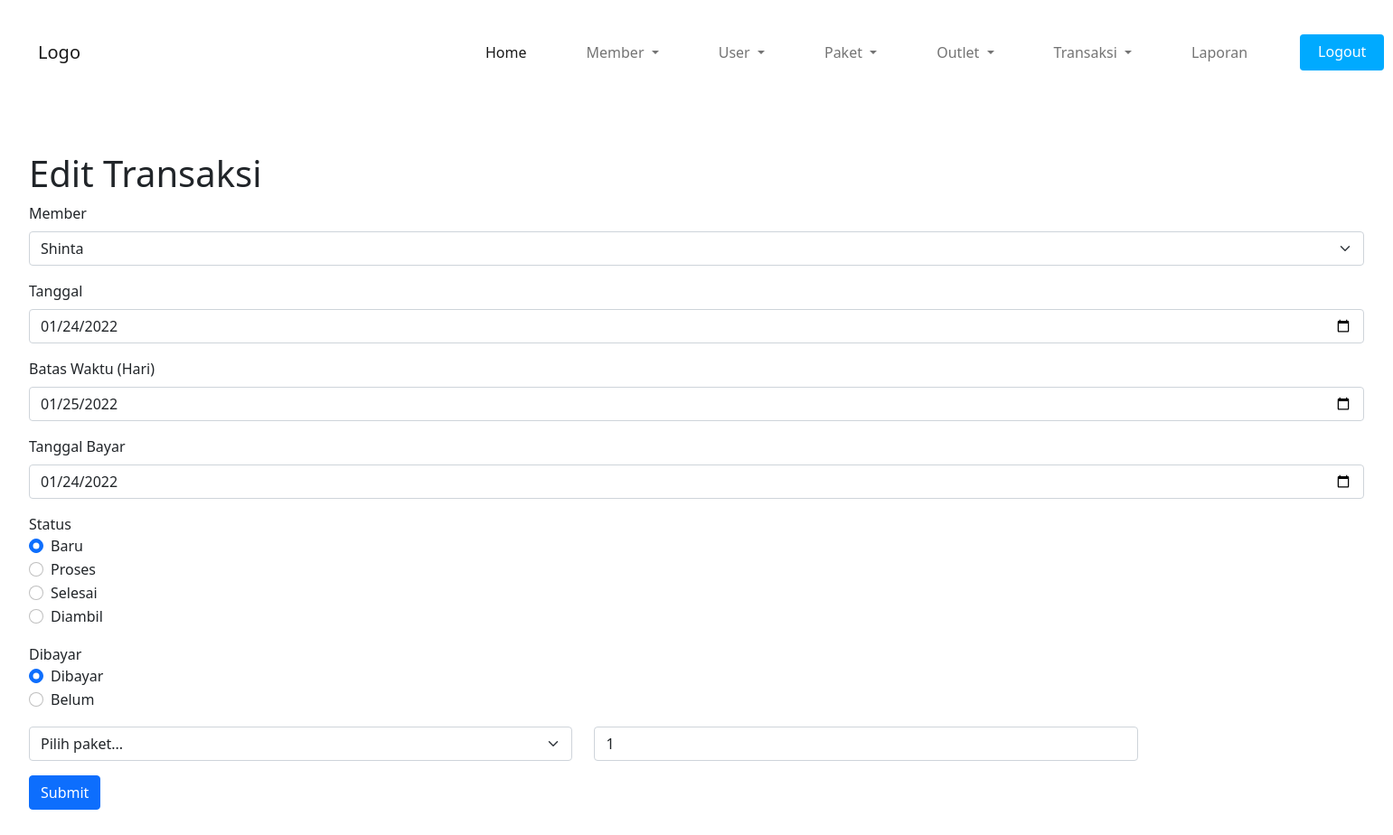
The page /transaksi/ubah.php?id=7 (signed in) on the database its author committed.
### tables this page shows
CREATE TABLE `transaksi` (
  `id` int(11) NOT NULL,
  `id_member` int(11) NOT NULL,
  `tgl` date NOT NULL,
  `batas_waktu` date NOT NULL,
  `tgl_bayar` date NOT NULL,
  `status` enum('Baru','Proses','Selesai','Diambil') NOT NULL,
  `dibayar` enum('Dibayar','Belum') NOT NULL,
  `id_user` int(11) NOT NULL
);

CREATE TABLE `detail_transaksi` (
  `id_detail` int(11) NOT NULL,
  `id_transaksi` int(11) NOT NULL,
  `id_paket` int(11) NOT NULL,
  `qty` int(11) NOT NULL
);

### utility/utils.php (called while the page is built, shortened)
<?php
function titleize($name) {
	return ucwords(str_replace("_", " ", $name));
}
?>

### transaksi/ubah.php (the view, shortened to what this page needs)
<?php
require_once "../utility/utils.php";
require_once "../koneksi.php";
require_once "../commponen/bootstrap.php";
require_once "../commponen/navbar.php";
require_once "utility.php";
if ($_GET) {
	$id = $_GET["id"];
	$query_transaksi = mysqli_query($conn, "SELECT * FROM `transaksi` WHERE id = $id");
	$query_detail_transaksi = mysqli_query($conn, "SELECT * FROM `detail_transaksi` WHERE id_transaksi = $id");
	$data_transaksi = mysqli_fetch_assoc($query_transaksi);
	$data_detail_transaksi = mysqli_fetch_all($query_detail_transaksi, MYSQLI_ASSOC);
	$id_member = $data_transaksi["id_member"];
	$tgl = $data_transaksi["tgl"];
	$batas_waktu = $data_transaksi["batas_waktu"];
	$tgl_bayar = $data_transaksi["tgl_bayar"];
	$status = $data_transaksi["status"];
} else {
	warn("No ID specified");
	die();
}
?>
<!DOCTYPE html>
<html>
<head>
</head>
<body>
	<main class="crud-form">
		<h1>Edit Transaksi</h1>
		<form action="ubah.php" method="POST">
			<div class="mb-3">
				<label for="member-input" class="form-label">Member</label>
				<select class="form-select" aria-label="Pilih member" id="member-input" name="id_member">
					<?php render_members_as_select_options($id_member); ?>
				</select>
			</div>
			<div class="mb-3">
				<label for="date-input" class="form-label">Tanggal</label>
				<input type="date" class="form-control" id="date-input" name="tgl" value="<?= $tgl ?>">
			</div>
			<div class="mb-3">
				<label for="deadline-input" class="form-label">Batas Waktu (Hari)</label>
				<input type="date" class="form-control" id="deadline-input" name="batas_waktu" value="<?= $batas_waktu ?>">
			</div>
			<div class="mb-3">
				<label for="payment-date-input" class="form-label">Tanggal Bayar</label>
				<input type="date" class="form-control" id="payment-date-input" name="tgl_bayar" value="<?= $tgl_bayar ?>">
			</div>
			<div class="mb-3">
				<label>Status
					<?php render_as_radio_buttons("status", ["Baru", "Proses", "Selesai", "Diambil"], $status) ?>
				</label>
			</div>
			<div class="mb-3">
				<label>Dibayar
				</label>
			</div>
			<?php for ($i = 0; $i < count($data_detail_transaksi); $i++) : ?>
				<div class="row mb-3">
					<div class="col-sm-5">
						<select class="form-select" aria-label="Pilih paket" name="id_pakets[]">
							<option value="" disabled selected hidden>Pilih paket...</option>
						</select>
					</div>
					<div class="col-sm-5">
						<input type="number" class="form-control" name="qtys[]" min="0" placeholder="Qty" value="<?= $data_detail_transaksi[$i]['qty'] ?>">
					</div>
				</div>
			<?php endfor; ?>
			<button type="submit" class="btn btn-primary">Submit</button>
		</form>
	</main>
</body>
</html>

### transaksi/utility.php (shortened to what this page needs)
<?php
require_once "../utility/utils.php";
require_once "../koneksi.php";
function render_members_as_select_options($selected_id = null)
{
	global $conn;
	$query = mysqli_query($conn, "SELECT * FROM `member`");
	while ($data = mysqli_fetch_assoc($query)) {
?>
		<option value="<?= $data['id'] ?>" <?= $selected_id === $data['id'] ? "selected" : "" ?>><?= $data['nama_member'] ?></option>
	<?php
	}
}
function render_as_radio_buttons($name, $keys, $selected_key = null)
{
	foreach ($keys as $key) {
		$radio_id = $name . "-" . $key . "-radio";
	?>
		<div class="form-check">
			<input class="form-check-input" type="radio" name="<?= $name ?>" id="<?= $radio_id ?>" value="<?= $key ?>" <?= $selected_key === $key ? "checked" : "" ?>>
			<label class="form-check-label" for="<?= $radio_id ?>"><?= titleize($key) ?></label>
		</div>
<?php
	}
}
		?>

### style.css (style rules this page uses)
.crud-form { padding: 2rem 2rem; }

### rows shown on the page
transaksi: tgl "01/24/2022", batas_waktu "01/25/2022", tgl_bayar "01/24/2022", status "☑ Status Baru Proses Selesai Dia", status "Baru", status "☐ Proses", status "☐ Selesai", status "☐ Diambil", dibayar "☑ Dibayar Dibayar Belum", dibayar "Dibayar", dibayar "☐ Belum"
detail_transaksi: qty "1"

### other values the page prints
titleize($key) "Proses"
titleize($key) "Selesai"
titleize($key) "Diambil"
titleize($key) "Belum"
form field id_member "Shinta"
